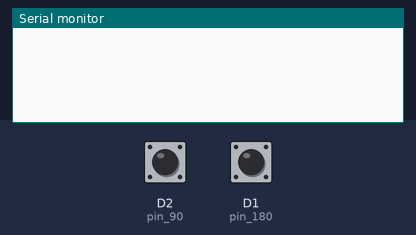
This sketch was run on a simulated ESP8266 (NodeMCU). Parts: the last lines printed to the serial monitor. Inputs (shaded band) come from the test bench; at power-on: D2 (pin_90) HIGH, D1 (pin_180) HIGH.

Above: at 1.2 s.
1.3 s: D2 (pin_90) pulled LOW for 0.15 s
At 2.1 s:
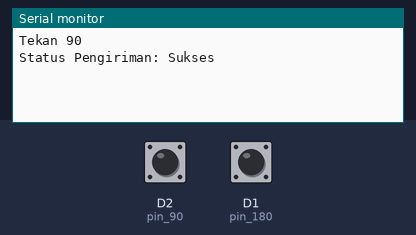
2.9 s: D1 (pin_180) pulled LOW for 0.15 s
At 3.3 s:
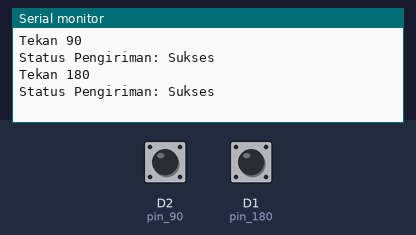

The sketch:

Pengirim.ino
```cpp
#include <ESP8266WiFi.h>
#include <espnow.h>

#define pin_90 D2
#define pin_180 D1

// mac address tujuan
uint8_t mac_addr_tujuan[] = {0x5C, 0xCF, 0x7F, 0x8A, 0xCA, 0xF5};

// struktur data yang diterima
typedef struct struct_message {
  int data_servo;
} struct_message;
struct_message data_kirim;

// callback Jika data terkirim
void cb_kirim(uint8_t *mac_addr, uint8_t _status) {
  Serial.print("Status Pengiriman: ");
  if (_status == 0){
    Serial.println("Sukses");
  }
  else{
    Serial.println("Gagal");
  }
}

void setup() {
  Serial.begin(115200);
  pinMode(pin_90, INPUT_PULLUP);
  pinMode(pin_180, INPUT_PULLUP);


  // mengatur esp ke mode station
  WiFi.mode(WIFI_STA);

  // inisialisasi espnow
  if (esp_now_init() != 0) {
    Serial.println("Gagal Inisialisasi espnow");
    return;
  }

  // mendaftarkan fungsi callback
  esp_now_set_self_role(ESP_NOW_ROLE_CONTROLLER);
  esp_now_register_send_cb(cb_kirim);

  // Menambahkan peer
  esp_now_add_peer(mac_addr_tujuan, ESP_NOW_ROLE_SLAVE, 1, NULL, 0);
}

void loop() {
  if(!digitalRead(pin_90)){
    data_kirim.data_servo = 90;
    esp_now_send(mac_addr_tujuan, (uint8_t *) &data_kirim, sizeof(data_kirim));
    Serial.println("Tekan 90");
    delay(200);
  }
  if(!digitalRead(pin_180)){
    data_kirim.data_servo = 180;
    esp_now_send(mac_addr_tujuan, (uint8_t *) &data_kirim, sizeof(data_kirim));
    Serial.println("Tekan 180");
    delay(200);
  }
}
```

Measured:
- after the input at 1.3 s, the serial monitor: prints a new line at once (image 1)
- after the input at 2.9 s, the serial monitor: prints a new line at once (image 2)
